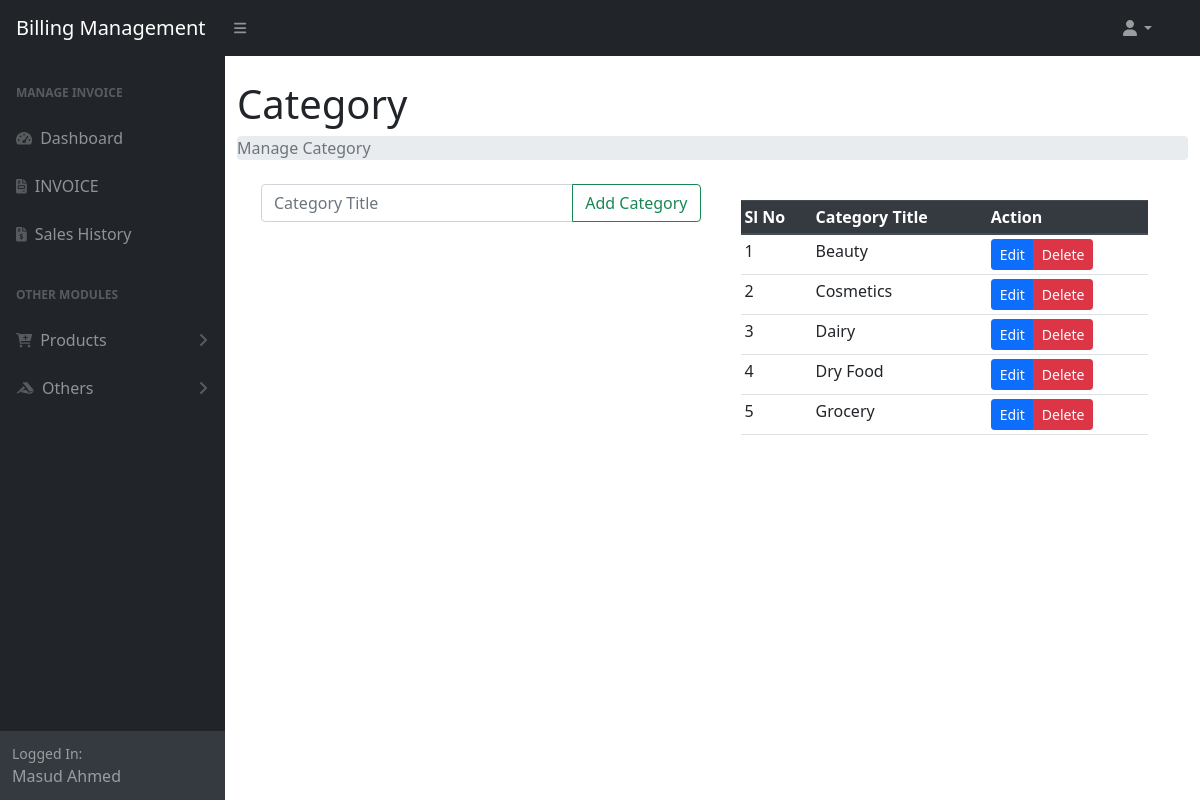
The page /manage_category.php (signed in) on the database its author committed.
### tables this page shows
CREATE TABLE `user` (
  `id` int(11) NOT NULL,
  `name` varchar(50) NOT NULL,
  `mobile` varchar(10) NOT NULL,
  `email` varchar(100) DEFAULT NULL
);

CREATE TABLE `category` (
  `cid` int(11) NOT NULL,
  `ctitle` varchar(50) NOT NULL
);

### manage_category.php (the view, shortened to what this page needs)
<?php include_once "menu/header.php"; ?>
<div class="container-fluid">
    <h1 class="mt-4">Category</h1>
    <ol class="breadcrumb mb-4">
        <li class="breadcrumb-item active">Manage Category</li>
    </ol>
    <div class="container">
        <div class="parent-container d-flex">
            <div class="container">
                <div class="row">
                    <div class="col">
                        <form method="POST">
                            <div class="input-group">
                                <input type="text" class="form-control" id="" name="cat_title" placeholder="Category Title" required>
                                <div class="input-group-append">
                                    <input type="submit" class="btn btn-outline-success" name="addcat" value="Add Category">
                                </div>
                            </div>
                        </form>
                    </div>
                </div>
                <br>
                <br><br>
            </div>
            <div class="container">
                <div class="card-body">
                    <table id="datatablesSimple" class="table table-sm">
                        <thead class="thead-dark">
                            <tr class="trstick">
                                <th scope="col">Sl No</th>
                                <th scope="col">Category Title</th>
                                <th scope="col">Action</th>
                            </tr>
                        </thead>
                        <tbody>
                            <?php
                            $sql = "SELECT * FROM `category` ORDER BY `ctitle`";
                            $res = mysqli_query($conn, $sql);
                            if (mysqli_num_rows($res) > 0) {
                                $sl = 0;
                                while ($data = mysqli_fetch_assoc($res)) {
                                    $cat_id = $data['cid'];
                            ?>
                                    <tr>
                                        <td><?= ++$sl ?></td>
                                        <td><?= $data['ctitle'] ?></td>
                                        <td>
                                            <div class="btn-group">
                                                <a href="#update_<?= $cat_id ?>" class="btn btn-primary btn-sm" data-target="#update_<?= $cat_id ?>" data-toggle="modal" id="">Edit</a>
                                                <a href="#del_<?= $cat_id ?>" class="btn btn-danger btn-sm" data-toggle="modal">Delete</a>
                                            </div>
                                        </td>
                                    </tr>
                            <?php
                                }
                            } else {
                                $_SESSION['msg'] = "No data available";
                            }
                            ?>
                        </tbody>
                    </table>
                </div>
            </div>
        </div>
    </div>
</div>
<?php include_once "menu/footer.php"; ?>

### menu/header.php (shortened to what this page needs)
<?php
require_once "lib/db.php";
?>
<!DOCTYPE html>
<html lang="en">
<head>
    <link rel="stylesheet" href="assets/css/bootstrap.min.css">
    <link href="assets/css/styles.css" rel="stylesheet" />
</head>
<body class="sb-nav-fixed">
    <nav class="sb-topnav navbar navbar-expand navbar-dark bg-dark">
        <a class="navbar-brand ps-3" href="index.php">Billing Management</a>
        <button class="btn btn-link btn-sm order-1 order-lg-0 me-4 me-lg-0" id="sidebarToggle" href="#!"><i class="fas fa-bars"></i></button>
        <ul class="navbar-nav ms-auto ms-md-0 me-3 me-lg-4">
            <li class="nav-item dropdown">
                <a class="nav-link dropdown-toggle" id="navbarDropdown" href="#" role="button" data-bs-toggle="dropdown" aria-expanded="false"><i class="fas fa-user fa-fw"></i></a>
            </li>
        </ul>
    </nav>
    <div id="layoutSidenav">
        <div id="layoutSidenav_nav">
            <nav class="sb-sidenav accordion sb-sidenav-dark" id="sidenavAccordion">
                <div class="sb-sidenav-menu">
                    <div class="nav">
                        <div class="sb-sidenav-menu-heading">Manage Invoice</div>
                        <a class="nav-link" href="index.php">
                            <div class="sb-nav-link-icon"><i class="fas fa-tachometer-alt"></i></div>
                            Dashboard
                        </a>
                        <a class="nav-link" href="generate_bills.php">
                            <div class="sb-nav-link-icon"><i class="fas fa-file-invoice"></i></div>
                            INVOICE
                        </a>
                        <a class="nav-link" href="sales_history.php">
                            <div class="sb-nav-link-icon"><i class="fas fa-file-invoice-dollar"></i></i></div>
                            Sales History
                        </a>
                        <div class="sb-sidenav-menu-heading">Other Modules</div>
                        <a class="nav-link collapsed" href="#" data-bs-toggle="collapse" data-bs-target="#collapseLayouts" aria-expanded="false" aria-controls="collapseLayouts">
                            <div class="sb-nav-link-icon"><i class="fas fa-cart-plus"></i></div>
                            Products
                            <div class="sb-sidenav-collapse-arrow"><i class="fas fa-angle-down"></i></div>
                        </a>
                        <a class="nav-link collapsed" href="#" data-bs-toggle="collapse" data-bs-target="#collapsePages" aria-expanded="false" aria-controls="collapsePages">
                            <div class="sb-nav-link-icon"><i class="fab fa-accusoft"></i></div>
                            Others
                            <div class="sb-sidenav-collapse-arrow"><i class="fas fa-angle-down"></i></div>
                        </a>
                    </div>
                </div>
                <div class="sb-sidenav-footer">
                    <div class="small">Logged In:</div>
                    <?php
                    if (isset($_SESSION['user'])) {
                        $id = $_SESSION['user']['user_id'];
                        $data = mysqli_fetch_assoc(mysqli_query($conn, "SELECT * FROM `user` WHERE `id`='$id'"));
                        echo $data['name'];
                    }
                    ?>
                </div>
            </nav>
        </div>
        <div id="layoutSidenav_content">
            <main>

### rows shown on the page
user: name "Masud Ahmed"
category: ctitle "Beauty"
category: ctitle "Cosmetics"
category: ctitle "Dairy"
category: ctitle "Dry Food"
category: ctitle "Grocery"
